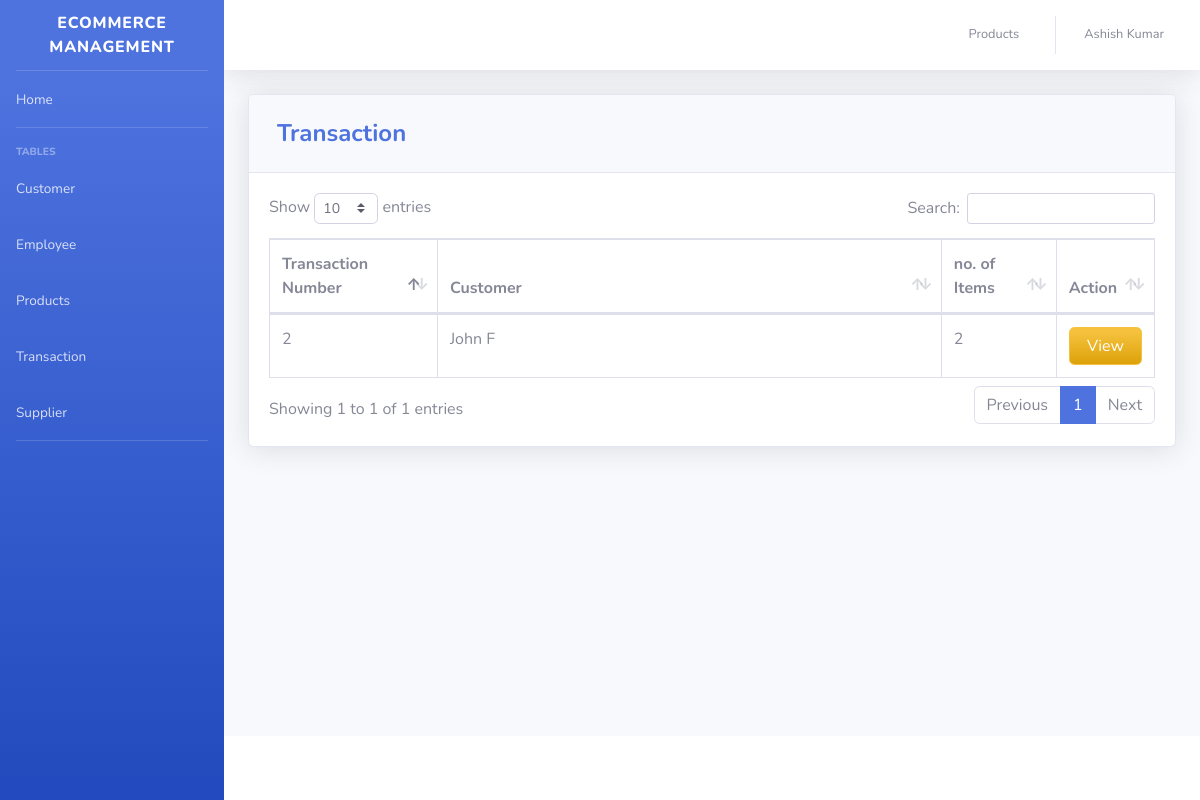
The app's page /MainProject/pages/transaction.php (signed in) with its own data.
### tables this page shows
CREATE TABLE `transaction` (
  `TRANS_ID` int NOT NULL AUTO_INCREMENT,
  `CUST_ID` int DEFAULT NULL,
  `NUMOFITEMS` varchar(250) DEFAULT NULL,
  `SUBTOTAL` varchar(50) DEFAULT NULL,
  `CASH` varchar(250) DEFAULT NULL,
  `DATE` varchar(50) DEFAULT NULL,
  PRIMARY KEY (`TRANS_ID`),
  KEY `transaction_fk_3` (`CUST_ID`),
  CONSTRAINT `transaction_fk_3` FOREIGN KEY (`CUST_ID`) REFERENCES `customer` (`CUST_ID`)
);

CREATE TABLE `customer` (
  `CUST_ID` int NOT NULL AUTO_INCREMENT,
  `FIRST_NAME` varchar(50) DEFAULT NULL,
  `LAST_NAME` varchar(50) DEFAULT NULL,
  `PHONE_NUMBER` varchar(11) DEFAULT NULL,
  PRIMARY KEY (`CUST_ID`)
);

### MainProject/pages/transaction.php (the view, shortened to what this page needs)
<?php
include'../includes/connection.php';
include'../includes/sidebar.php';
?>
            <div class="card shadow mb-4">
            <div class="card-header py-3">
              <h4 class="m-2 font-weight-bold text-primary">Transaction</h4>
            </div>
            <div class="card-body">
              <div class="table-responsive">
                <table class="table table-bordered" id="dataTable" width="100%" cellspacing="0">
               <thead>
                   <tr>
                     <th width="19%">Transaction Number</th>
                     <th>Customer</th>
                     <th width="13%">no. of Items</th>
                     <th width="11%">Action</th>
                   </tr>
               </thead>
          <tbody>
<?php
    $query = 'SELECT *, FIRST_NAME, LAST_NAME
              FROM transaction T
              JOIN customer C ON T.`CUST_ID`=C.`CUST_ID`';
        $result = mysqli_query($db, $query) or die (mysqli_error($db));
            while ($row = mysqli_fetch_assoc($result)) {
                echo '<tr>';
                echo '<td>'. $row['TRANS_ID'].'</td>';
                echo '<td>'. $row['FIRST_NAME'].' '. $row['LAST_NAME'].'</td>';
                echo '<td>'. $row['NUMOFITEMS'].'</td>';
                      echo '<td align="right">
                              <a type="button" class="btn btn-warning bg-gradient-warning btn-block" href="trans_view.php?action=edit & id='.$row['TRANS_ID'] . '"></i> View</a>
                          </div> </td>';
                        }
?>
                        </div>
                    </div>
                  </div>
<?php
include'../includes/footer.php';
?>

### records on screen
transaction: TRANS_ID "2", CUST_ID.FIRST_NAME "John", CUST_ID.LAST_NAME "F", NUMOFITEMS "2"

### other values on screen
$_SESSION['FIRST_NAME'] "Ashish"
$_SESSION['LAST_NAME'] "Kumar"
